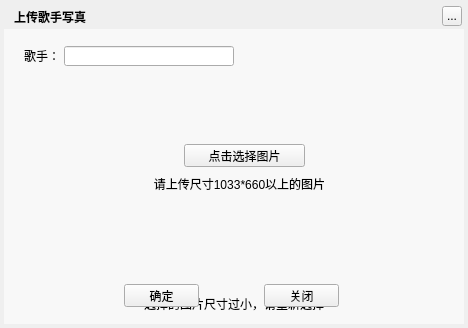
<?xml version="1.0" encoding="UTF-8"?>
<ui version="4.0">
 <class>MusicLrcArtPhotoUploadWidget</class>
 <widget class="QWidget" name="MusicLrcArtPhotoUploadWidget">
  <property name="geometry">
   <rect>
    <x>0</x>
    <y>0</y>
    <width>468</width>
    <height>328</height>
   </rect>
  </property>
  <property name="windowTitle">
   <string>上传歌手写真</string>
  </property>
  <widget class="QLabel" name="background">
   <property name="geometry">
    <rect>
     <x>4</x>
     <y>4</y>
     <width>460</width>
     <height>320</height>
    </rect>
   </property>
   <property name="text">
    <string/>
   </property>
  </widget>
  <widget class="QLabel" name="topTitleName">
   <property name="geometry">
    <rect>
     <x>14</x>
     <y>4</y>
     <width>91</width>
     <height>25</height>
    </rect>
   </property>
   <property name="styleSheet">
    <string notr="true">color:&quot;#FFFFFF&quot;;font-weight:bold</string>
   </property>
   <property name="text">
    <string>上传歌手写真</string>
   </property>
  </widget>
  <widget class="QToolButton" name="topTitleCloseButton">
   <property name="geometry">
    <rect>
     <x>442</x>
     <y>6</y>
     <width>20</width>
     <height>20</height>
    </rect>
   </property>
   <property name="text">
    <string>...</string>
   </property>
  </widget>
  <widget class="QLabel" name="artNameLabel">
   <property name="geometry">
    <rect>
     <x>24</x>
     <y>46</y>
     <width>31</width>
     <height>20</height>
    </rect>
   </property>
   <property name="text">
    <string>歌手：</string>
   </property>
  </widget>
  <widget class="QLineEdit" name="artSearchEdit">
   <property name="geometry">
    <rect>
     <x>64</x>
     <y>46</y>
     <width>170</width>
     <height>20</height>
    </rect>
   </property>
  </widget>
  <widget class="QLabel" name="stateLabel">
   <property name="geometry">
    <rect>
     <x>6</x>
     <y>289</y>
     <width>456</width>
     <height>30</height>
    </rect>
   </property>
   <property name="styleSheet">
    <string notr="true"/>
   </property>
   <property name="text">
    <string>选择的图片尺寸过小，请重新选择</string>
   </property>
   <property name="alignment">
    <set>Qt::AlignCenter</set>
   </property>
  </widget>
  <widget class="QPushButton" name="uploadButton">
   <property name="geometry">
    <rect>
     <x>124</x>
     <y>284</y>
     <width>75</width>
     <height>23</height>
    </rect>
   </property>
   <property name="text">
    <string>确定</string>
   </property>
  </widget>
  <widget class="QPushButton" name="closeButton">
   <property name="geometry">
    <rect>
     <x>264</x>
     <y>284</y>
     <width>75</width>
     <height>23</height>
    </rect>
   </property>
   <property name="text">
    <string>关闭</string>
   </property>
  </widget>
  <widget class="MusicPhotoModLabel" name="imageLabel" native="true">
   <property name="geometry">
    <rect>
     <x>44</x>
     <y>84</y>
     <width>385</width>
     <height>191</height>
    </rect>
   </property>
  </widget>
  <widget class="QPushButton" name="selectButton">
   <property name="geometry">
    <rect>
     <x>184</x>
     <y>144</y>
     <width>121</width>
     <height>23</height>
    </rect>
   </property>
   <property name="text">
    <string>点击选择图片</string>
   </property>
  </widget>
  <widget class="QLabel" name="introduceLabel">
   <property name="geometry">
    <rect>
     <x>144</x>
     <y>174</y>
     <width>191</width>
     <height>20</height>
    </rect>
   </property>
   <property name="text">
    <string>请上传尺寸1033*660以上的图片</string>
   </property>
   <property name="alignment">
    <set>Qt::AlignCenter</set>
   </property>
  </widget>
  <widget class="QWidget" name="backgroundMask" native="true">
   <property name="geometry">
    <rect>
     <x>4</x>
     <y>29</y>
     <width>460</width>
     <height>295</height>
    </rect>
   </property>
   <property name="styleSheet">
    <string notr="true">background:rgba(255,255,255,150)</string>
   </property>
  </widget>
  <zorder>background</zorder>
  <zorder>backgroundMask</zorder>
  <zorder>topTitleName</zorder>
  <zorder>topTitleCloseButton</zorder>
  <zorder>artNameLabel</zorder>
  <zorder>artSearchEdit</zorder>
  <zorder>stateLabel</zorder>
  <zorder>uploadButton</zorder>
  <zorder>closeButton</zorder>
  <zorder>imageLabel</zorder>
  <zorder>selectButton</zorder>
  <zorder>introduceLabel</zorder>
 </widget>
 <customwidgets>
  <customwidget>
   <class>MusicPhotoModLabel</class>
   <extends>QWidget</extends>
   <header>musicphotomodlabel.h</header>
   <container>1</container>
  </customwidget>
 </customwidgets>
 <resources/>
 <connections/>
</ui>
